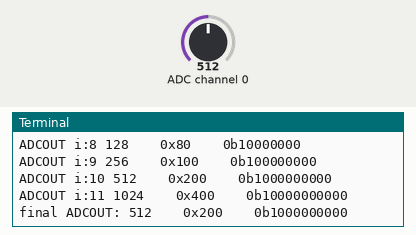
Bench run of a program on a simulated Raspberry Pi (BCM pin numbers). Parts: the last lines printed to the terminal. The inputs (shaded band) are chosen by the test bench; at power-on: ADC channel 0 = 512 (analog values on the 0–1023 scale).

Above: at 1.2 s.
1.3 s: ADC channel 0 set to 716
At 1.9 s:
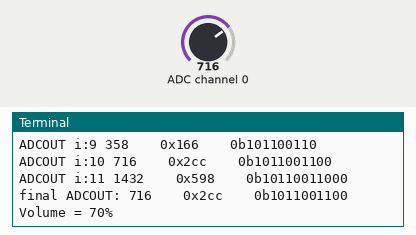
3.0 s: ADC channel 0 set to 900
At 3.5 s:
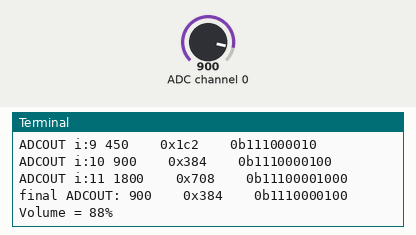
4.5 s: ADC channel 0 set to 1023
At 5.5 s:
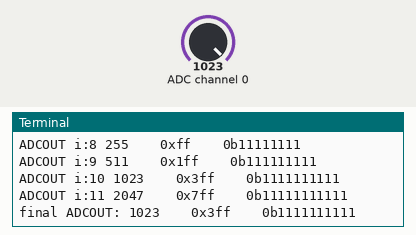
6.0 s: ADC channel 0 set to 122
At 7.0 s:
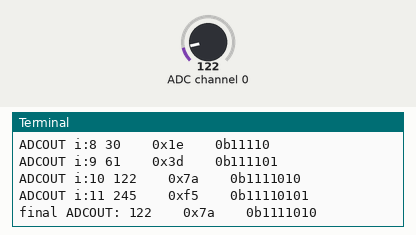
Timing chart, 0 to 8.5 s (numbered marks = the images above; inputs shaded):
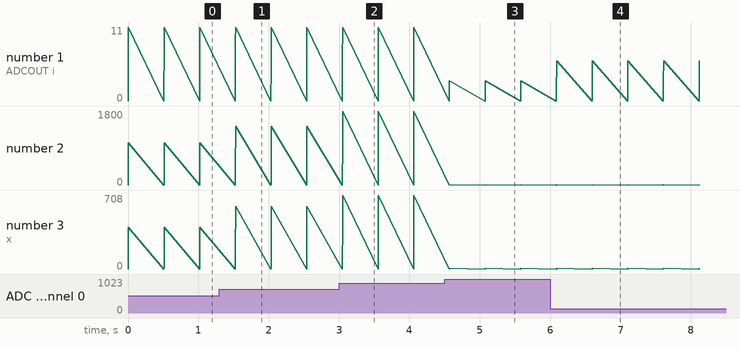

The program:

raspi-adc-pot.py
```python
#!/usr/bin/env python
import time
import os
import RPi.GPIO as GPIO

GPIO.setmode(GPIO.BCM)
DEBUG = 0

# read SPI data from MCP3008 chip, 8 possible adc's (0 thru 7)
def readadc(adcnum, clockpin, mosipin, misopin, cspin):
        if ((adcnum > 7) or (adcnum < 0)):
                return -1
        GPIO.output(cspin, True)

        GPIO.output(clockpin, False)  # start clock low
        GPIO.output(cspin, False)     # bring CS low

        commandout = adcnum
        print "---------------------------"
        displayNumber("Base:", adcnum)
        commandout |= 0x18  # start bit + single-ended bit
        displayNumber("0x18:", adcnum)
        commandout <<= 3    # we only need to send 5 bits here
        for i in range(5):
                displayNumber(("i:%i" % i), adcnum)
                if (commandout & 0x80):     # 0x80 = 10000000
                        GPIO.output(mosipin, True)
                else:
                        GPIO.output(mosipin, False)
                commandout <<= 1
                GPIO.output(clockpin, True)
                GPIO.output(clockpin, False)

        adcout = 0
        # read in one empty bit, one null bit and 10 ADC bits
        for i in range(12):
                GPIO.output(clockpin, True)
                GPIO.output(clockpin, False)
                adcout <<= 1
                if (GPIO.input(misopin)):
                        adcout |= 0x1
                displayNumber(("ADCOUT i:%i" % i), adcout)

        GPIO.output(cspin, True)

        adcout >>= 1       # first bit is 'null' so drop it
        displayNumber("final ADCOUT:", adcout)
        return adcout

def displayNumber(prefix, num):
  print prefix, num, "\t", hex(num), "\t", bin(num)

# change these as desired - they're the pins connected from the
# SPI port on the ADC to the Cobbler
SPICLK  = 18
SPIMISO = 23
SPIMOSI = 24
SPICS   = 25

# set up the SPI interface pins
GPIO.setup(SPIMOSI, GPIO.OUT)
GPIO.setup(SPIMISO, GPIO.IN)
GPIO.setup(SPICLK,  GPIO.OUT)
GPIO.setup(SPICS,   GPIO.OUT)

# 10k trim pot connected to adc #0
potentiometer_adc = 0;

last_read = 0       # this keeps track of the last potentiometer value
tolerance = 5       # to keep from being jittery we'll only change
                    # volume when the pot has moved more than 5 'counts'

while True:
        # we'll assume that the pot didn't move
        trim_pot_changed = False

        # read the analog pin
        trim_pot = readadc(potentiometer_adc, SPICLK, SPIMOSI, SPIMISO, SPICS)
        # how much has it changed since the last read?
        pot_adjust = abs(trim_pot - last_read)

        if DEBUG:
                print "trim_pot  :", trim_pot
                print "pot_adjust:", pot_adjust
                print "last_read :", last_read

        if ( pot_adjust > tolerance ):
               trim_pot_changed = True

        if DEBUG:
                print "trim_pot_changed", trim_pot_changed

        if ( trim_pot_changed ):
                set_volume = trim_pot / 10.24           # convert 10bit adc0 (0-1024) trim pot read into 0-100 volume level
                set_volume = round(set_volume)          # round out decimal value
                set_volume = int(set_volume)            # cast volume as integer

                print 'Volume = {volume}%' .format(volume = set_volume)
           #    set_vol_cmd = 'sudo amixer cset numid=1 -- {volume}% > /dev/null' .format(volume = set_volume)
           #    os.system(set_vol_cmd)  # set volume

                if DEBUG:
                        print "set_volume", set_volume
                        print "tri_pot_changed", set_volume

                # save the potentiometer reading for the next loop
                last_read = trim_pot

        # hang out and do nothing for a half second
        time.sleep(0.5)
```

Measured:
- after the input at 1.3 s, the terminal: prints a new line after 0.23 s (image 1)
- after the input at 3.0 s, the terminal: prints a new line after 0.05 s (image 2)
- after the input at 4.5 s, the terminal: prints a new line after 0.07 s (image 3)
- after the input at 6.0 s, the terminal: prints a new line after 0.09 s (image 4)
- plotted number 2: 1024 → 1432 after the input at 1.3 s, 1432 → 1800 after the input at 3.0 s
- plotted number 3: 400 → 598 after the input at 1.3 s, 598 → 708 after the input at 3.0 s
